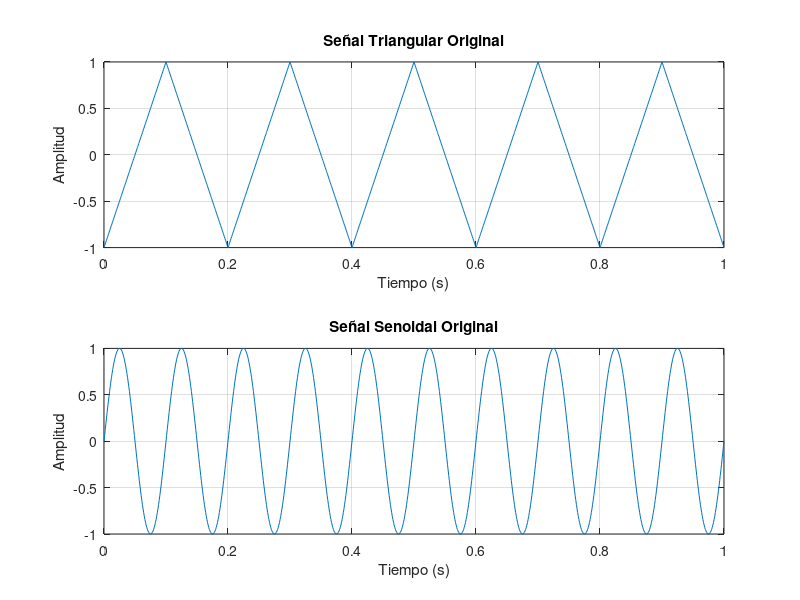
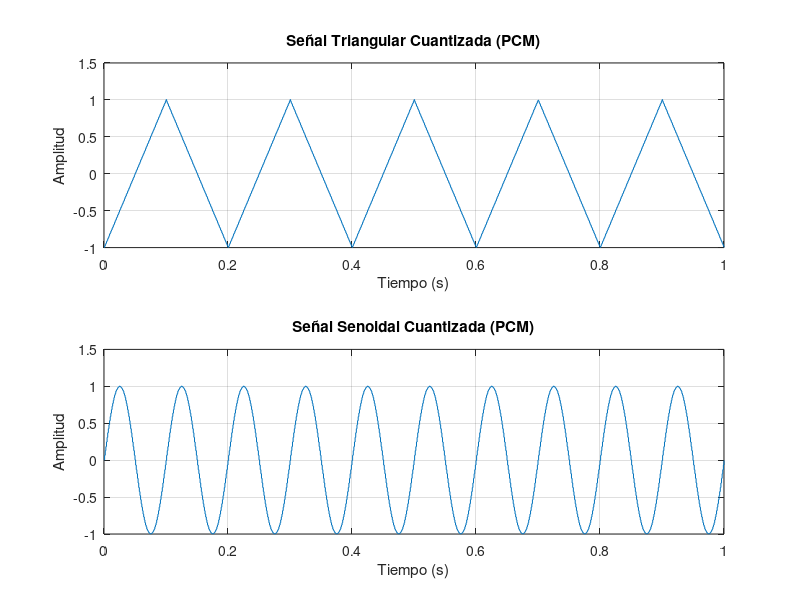
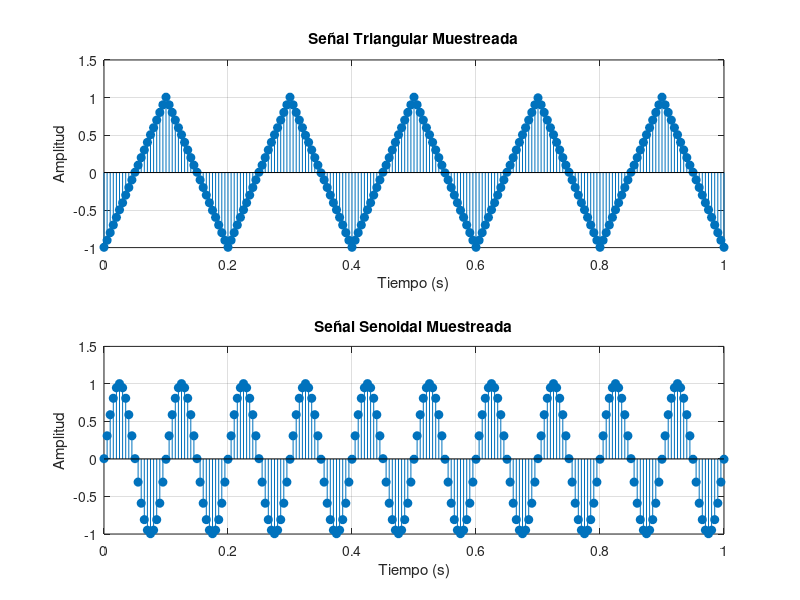
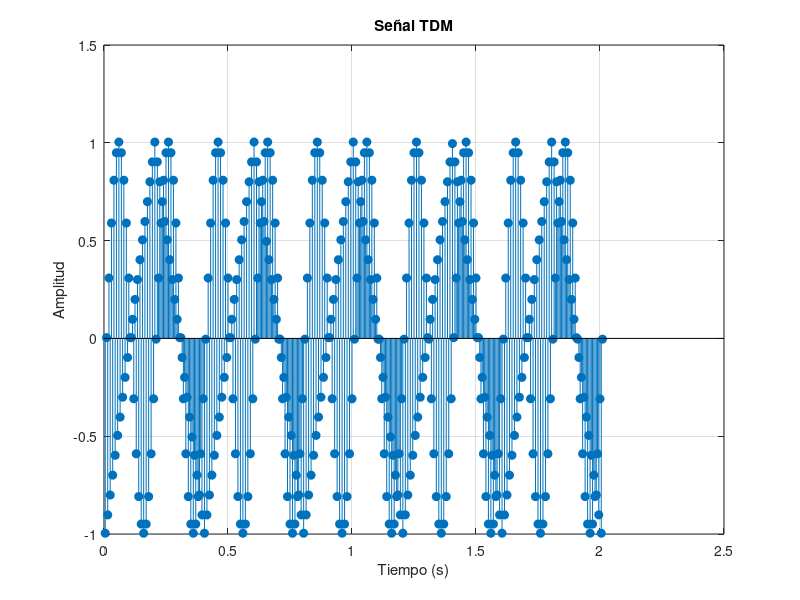

Here is the MATLAB script that generated these plots, in order: (Note: this script raises an error after producing the figures.)
%% Generación de señales triangular y senoidal, PCM, TDM y recuperación
% Este script está diseñado para estudiantes de telecomunicaciones.
% Se generan señales, se convierten a PCM, se multiplexan por división de tiempo (TDM),
% y finalmente se recuperan y visualizan.

clc; % Limpia la ventana de comandos
clear all; % Limpia todas las variables del espacio de trabajo
close all; % Cierra todas las figuras abiertas

%% 1. Generación de señales triangular y senoidal
% Parámetros comunes
fs = 1000; % Frecuencia de muestreo (Hz)
t = 0:1/fs:1; % Vector de tiempo de 0 a 1 segundo

% Señal triangular
f_triangular = 5; % Frecuencia de la señal triangular (Hz)
signal_triangular = sawtooth(2*pi*f_triangular*t, 0.5); % Genera señal triangular

% Señal senoidal
f_senoidal = 10; % Frecuencia de la señal senoidal (Hz)
signal_senoidal = sin(2*pi*f_senoidal*t); % Genera señal senoidal

% Visualización de las señales originales
figure;
subplot(2,1,1);
plot(t, signal_triangular);
title('Señal Triangular Original');
xlabel('Tiempo (s)');
ylabel('Amplitud');
grid on;

subplot(2,1,2);
plot(t, signal_senoidal);
title('Señal Senoidal Original');
xlabel('Tiempo (s)');
ylabel('Amplitud');
grid on;

%% 2. Conversión de las señales a PCM
% Parámetros para PCM
bits = 8; % Número de bits para la cuantización
L = 2^bits; % Número de niveles de cuantización
Vmax = max([max(signal_triangular), max(signal_senoidal)]); % Valor máximo de las señales
Vmin = min([min(signal_triangular), min(signal_senoidal)]); % Valor mínimo de las señales
delta = (Vmax - Vmin) / L; % Paso de cuantización

% Cuantización de la señal triangular
signal_triangular_pcm = floor((signal_triangular - Vmin) / delta) * delta + Vmin + delta/2;

% Cuantización de la señal senoidal
signal_senoidal_pcm = floor((signal_senoidal - Vmin) / delta) * delta + Vmin + delta/2;

% Visualización de las señales cuantizadas (PCM)
figure;
subplot(2,1,1);
stairs(t, signal_triangular_pcm);
title('Señal Triangular Cuantizada (PCM)');
xlabel('Tiempo (s)');
ylabel('Amplitud');
grid on;

subplot(2,1,2);
stairs(t, signal_senoidal_pcm);
title('Señal Senoidal Cuantizada (PCM)');
xlabel('Tiempo (s)');
ylabel('Amplitud');
grid on;

%% 3. Emulación de un muestreador respetando el teorema de Nyquist
% Frecuencia de muestreo para TDM (debe ser al menos el doble de la frecuencia máxima de las señales)
fs_muestreo = 2 * max(f_triangular, f_senoidal) * 10; % Se multiplica por 10 para evitar aliasing
t_muestreo = 0:1/fs_muestreo:1; % Vector de tiempo para el muestreo

% Muestreo de las señales
signal_triangular_muestreada = interp1(t, signal_triangular_pcm, t_muestreo);
signal_senoidal_muestreada = interp1(t, signal_senoidal_pcm, t_muestreo);

% Visualización de las señales muestreadas
figure;
subplot(2,1,1);
stem(t_muestreo, signal_triangular_muestreada, 'filled');
title('Señal Triangular Muestreada');
xlabel('Tiempo (s)');
ylabel('Amplitud');
grid on;

subplot(2,1,2);
stem(t_muestreo, signal_senoidal_muestreada, 'filled');
title('Señal Senoidal Muestreada');
xlabel('Tiempo (s)');
ylabel('Amplitud');
grid on;

%% 4. Obtención de la señal TDM
% Intercalación de las muestras de ambas señales para formar la señal TDM
signal_tdm = zeros(1, 2*length(t_muestreo));
signal_tdm(1:2:end) = signal_triangular_muestreada; % Muestras de la señal triangular en posiciones impares
signal_tdm(2:2:end) = signal_senoidal_muestreada; % Muestras de la señal senoidal en posiciones pares

% Visualización de la señal TDM
figure;
stem((1:length(signal_tdm))/fs_muestreo, signal_tdm, 'filled');
title('Señal TDM');
xlabel('Tiempo (s)');
ylabel('Amplitud');
grid on;

%% 5. Recuperación de las señales transmitidas por TDM
% Separación de las muestras en la señal TDM
signal_triangular_recuperada = signal_tdm(1:2:end); % Recupera la señal triangular
signal_senoidal_recuperada = signal_tdm(2:2:end); % Recupera la señal senoidal

% Reconstrucción de las señales recuperadas
t_recuperado = 0:1/fs_muestreo:1-1/fs_muestreo;
signal_triangular_recuperada = interp1(t_recuperado, signal_triangular_recuperada, t, 'linear');
signal_senoidal_recuperada = interp1(t_recuperado, signal_senoidal_recuperada, t, 'linear');

% Visualización de las señales recuperadas
figure;
subplot(2,1,1);
plot(t, signal_triangular_recuperada);
title('Señal Triangular Recuperada');
xlabel('Tiempo (s)');
ylabel('Amplitud');
grid on;

subplot(2,1,2);
plot(t, signal_senoidal_recuperada);
title('Señal Senoidal Recuperada');
xlabel('Tiempo (s)');
ylabel('Amplitud');
grid on;

%% Visualización final de todas las señales en una figura
figure;
subplot(4,1,1);
plot(t, signal_triangular);
title('Señal Triangular Original');
xlabel('Tiempo (s)');
ylabel('Amplitud');
grid on;

subplot(4,1,2);
plot(t, signal_triangular_recuperada);
title('Señal Triangular Recuperada');
xlabel('Tiempo (s)');
ylabel('Amplitud');
grid on;

subplot(4,1,3);
plot(t, signal_senoidal);
title('Señal Senoidal Original');
xlabel('Tiempo (s)');
ylabel('Amplitud');
grid on;

subplot(4,1,4);
plot(t, signal_senoidal_recuperada);
title('Señal Senoidal Recuperada');
xlabel('Tiempo (s)');
ylabel('Amplitud');
grid on;
